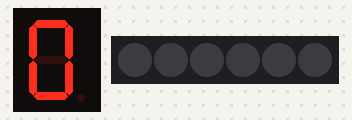
Simulated run of this sketch. Board: Arduino Uno, built with avr-gcc and run on an emulated ATmega328P. On the bench: 1-digit seven-segment display, 6 RGB LEDs in strip order, left to right. Wiring (inferred from the names in the program): 1-digit 7-segment display, segments lit when LOW: segments pin 8, pin 9, pin 7, pin 13, pin 12, pin 10, pin 11. Dim RGB values are drawn brighter than linear; random numbers use the default seed unless the sketch sets one; the segment pins are drawn as the display they are named for.

Above: at 0.1 s.
At 4.8 s:
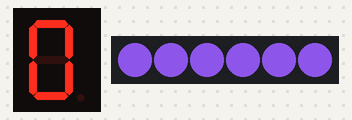
At 9.6 s:
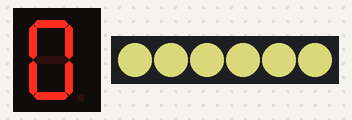
At 19.2 s:
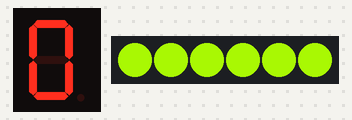
At 28.8 s:
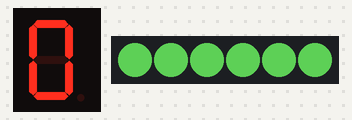
At 38.4 s:
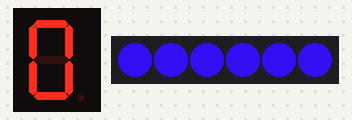
Timing chart, 0 to 40.0 s (numbered marks = the images above):
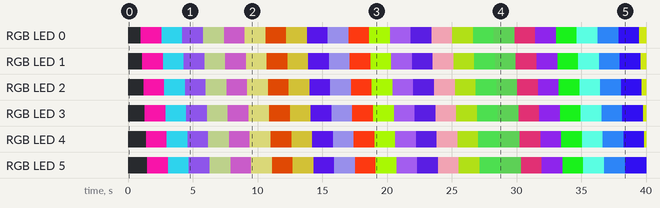

The sketch:

Eye_Led_Robotic.ino
```cpp
#include <Adafruit_NeoPixel.h>

#define PIN 2	 // input pin Neopixel is attached to

#define NUMPIXELS      6 // number of neopixels in Ring
#include <avr/power.h>
Adafruit_NeoPixel pixels = Adafruit_NeoPixel(NUMPIXELS, PIN, NEO_GRB + NEO_KHZ800);


int delayval = 100; // timing delay

int redColor = 0;
int greenColor = 0;
int blueColor = 0;

int A = 8;
int B = 9;
int C = 7;
int D = 13;
int E = 12;
int F = 10;
int G = 11;

char segment[] = {A, B, C, D, E, F, G};
//functions

void setup()
{
  for(int i = 0; i<7; i++){
    pinMode(segment[i], OUTPUT);
  }


   pixels.begin(); // Initializes the NeoPixel library.
//  Serial.begin(9600);


}

void loop(){

  //zero
  digitalWrite(G, HIGH);
  delay(1000);

  setColor();

  for(int i=0;i<NUMPIXELS;i++){

    // pixels.Color takes RGB values, from 0,0,0 up to 255,255,255
    pixels.setPixelColor(i, pixels.Color(redColor, greenColor, blueColor)); // Moderately bright green color.

    pixels.show(); // This sends the updated pixel color to the hardware.

    delay(delayval); // Delay for a period of time (in milliseconds).

    // Serial.println(i);

    if (i == NUMPIXELS){
    	i = 0; // start all over again!
        setColor();
	  }

  }
}

void setColor(){
  redColor = random(0, 255);
  greenColor = random(0,255);
  blueColor = random(0, 255);
  Serial.print("red: ");
  Serial.println(redColor);
  Serial.print("green: ");
  Serial.println(greenColor);
  Serial.print("blue: ");
  Serial.println(blueColor);

}
```

Measured:
- by itself, RGB LED 0: off → RGB(232, 19, 158) at 1.0 s, → RGB(38, 175, 197) 1.6 s later, → RGB(114, 68, 188) 1.6 s later, → RGB(109, 120, 80) 1.6 s later, … (25 changes in this stretch)
- by itself, RGB LED 1: off → RGB(232, 19, 158) at 1.1 s, → RGB(38, 175, 197) 1.6 s later, → RGB(114, 68, 188) 1.6 s later, → RGB(109, 120, 80) 1.6 s later, … (25 changes in this stretch)
- what the display in image 1 shows lasts 1.1 s, from 4.7 s to 5.8 s
